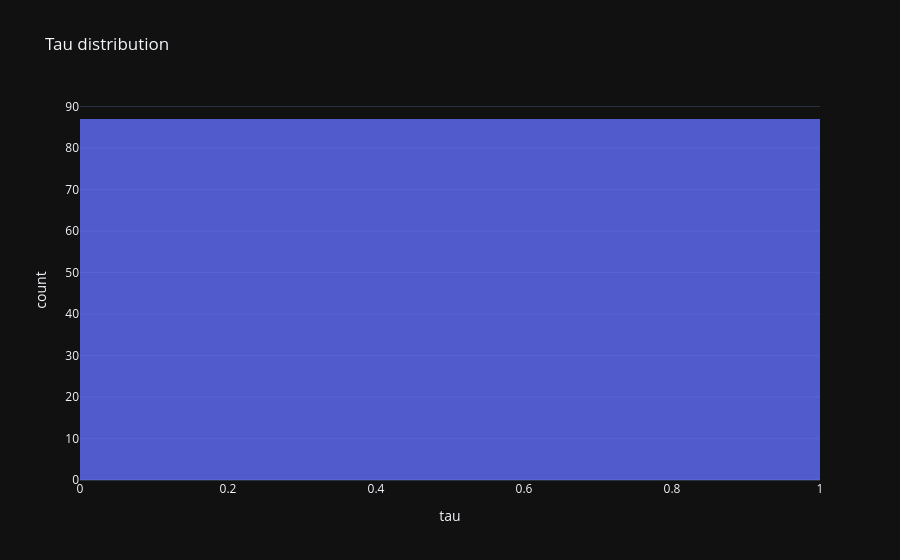

Notebook cell for this chart:
### Code cell
import plotly.express as px
import pandas as pd

df_lambda = pd.DataFrame({"Tau": StackTau})

fig = px.histogram(
    df_lambda,
    x="Tau",
    nbins=100,
    title="Tau distribution",
    labels={"Tau": "tau"},
    opacity=0.8
)

fig.show()

### Figure 1 — Plotly figure (JSON) as saved in the notebook; plotly's stock layout.template omitted (floating-point values rounded to 4 significant figures)
{"data": [{"bingroup": "x", "hovertemplate": "tau=%{x}<br>count=%{y}<extra></extra>", "legendgroup": "", "marker": {"color": "#636efa", "opacity": 0.8, "pattern": {"shape": ""}}, "name": "", "nbinsx": 100, "orientation": "v", "showlegend": false, "x": [0.025, 0.025, 0.025, 0.025, 0.025, 0.025, 0.025, 0.025, 0.025, 0.025, 0.025, 0.025, 0.025, 0.025, 0.025, 0.025, 0.025, 0.025, 0.025, 0.025, 0.025, 0.025, 0.025, 0.025, 0.025, 0.025, 0.025, 0.025, 0.025, 0.025, 0.025, 0.025, 0.025, 0.025, 0.025, 0.025, 0.025, 0.025, 0.025, 0.025, 0.025, 0.025, 0.025, 0.025, 0.025, 0.025, 0.025, 0.025, 0.025, 0.025, 0.025, 0.025, 0.025, 0.025, 0.025, 0.025, 0.025, 0.025, 0.025, 0.025, 0.025, 0.025, 0.025, 0.025, 0.025, 0.025, 0.025, 0.025, 0.025, 0.025, 0.025, 0.025, 0.025, 0.025, 0.025, 0.025, 0.025, 0.025, 0.025, 0.025, 0.025, 0.025, 0.025, 0.025, 0.025, 0.025, 0.025], "xaxis": "x", "yaxis": "y", "type": "histogram"}], "layout": {"xaxis": {"anchor": "y", "domain": [0.0, 1.0], "title": {"text": "tau"}}, "yaxis": {"anchor": "x", "domain": [0.0, 1.0], "title": {"text": "count"}}, "legend": {"tracegroupgap": 0}, "title": {"text": "Tau distribution"}, "barmode": "relative"}}
